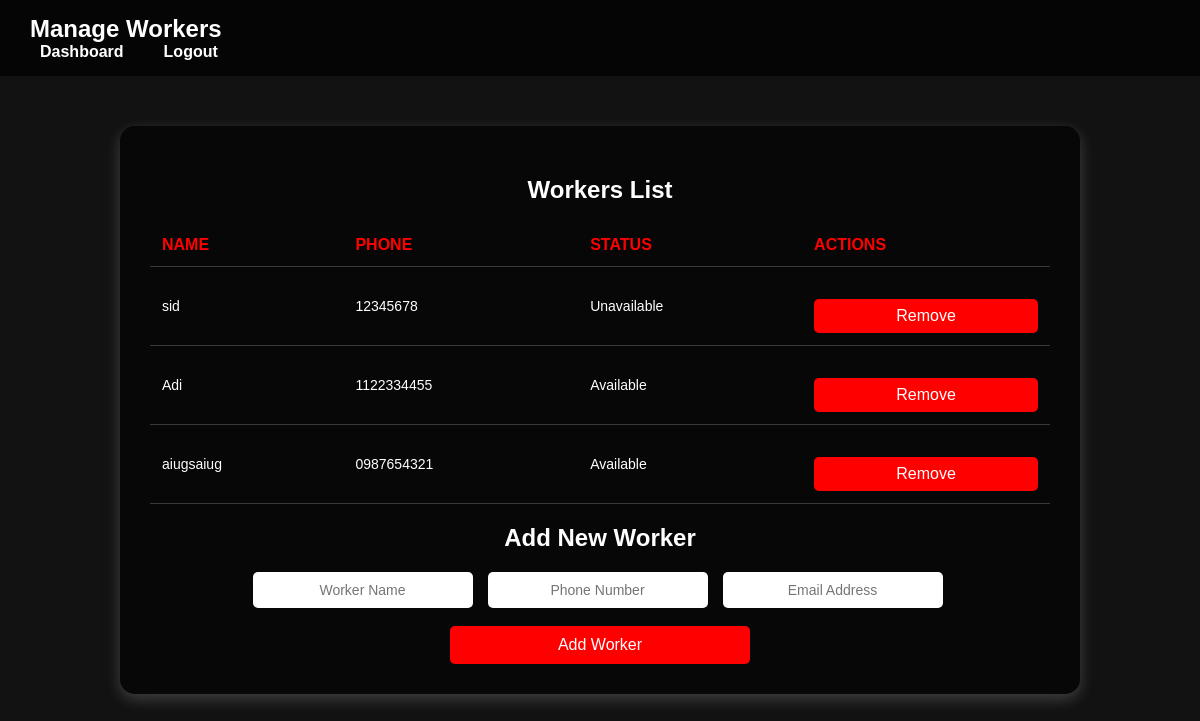
Screenshot of /manage-workers/ (signed in) with the database file from the repository.
### myapp/models.py (models this page shows, shortened)
class Worker(models.Model):
    garage = models.ForeignKey('Garage', on_delete=models.CASCADE)
    name = models.CharField(max_length=100)
    phone = models.CharField(max_length=15)
    email = models.EmailField(null=True, blank=True)
    STATUS_CHOICES = [
        ('available', 'Available'),
        ('assigned', 'Assigned'),
        ('unavailable', 'Unavailable'),
    ]
    status = models.CharField(max_length=11, choices=STATUS_CHOICES, default='available')
    current_request = models.ForeignKey('Request', null=True, blank=True, on_delete=models.SET_NULL, related_name='assigned_worker')  # Add related_name
    is_active = models.BooleanField(default=True)  # This is the toggle

### myapp/views.py (the view, shortened to what this page needs)
# urls.py: path('manage-workers/', views.manage_workers, name='manage_workers'),
def manage_workers(request):
    garage_id = request.session.get('garage_id')
    if not garage_id:
        return redirect('garage_owner_login')
    garage = Garage.objects.get(id=garage_id)
    workers = Worker.objects.filter(garage=garage)  # Fetch all workers of this garage
    return render(request, 'manage_worker.html', {'garage': garage, 'workers': workers})

### templates/manage_worker.html (shortened to what this page needs)
{% load static %}
<!DOCTYPE html>
<html lang="en">
<head>
    <link rel="stylesheet" href="{% static 'css/manage_workers.css' %}">
</head>
<body>
    <header>
        <nav>
            <h1>Manage Workers</h1>
            <ul>
                <li><a href="{% url 'garage_dashboard' %}">Dashboard</a></li>
                <li><a href="{% url 'logout' %}">Logout</a></li>
            </ul>
        </nav>
    </header>
    <section class="worker-management">
        <h2>Workers List</h2>
        <table>
            <tr>
                <th>Name</th>
                <th>Phone</th>
                <th>Status</th>
                <th>Actions</th>
            </tr>
            {% for worker in workers %}
            <tr>
                <td>{{ worker.name }}</td>
                <td>{{ worker.phone }}</td>
                <td>{{ worker.get_status_display }}</td>
                <td>
                    <form action="{% url 'remove_worker' worker.id %}" method="POST">
                        <button type="submit" class="btn-delete">Remove</button>
                    </form>
                </td>
            </tr>
            {% empty %}
            <tr>
                <td colspan="4">No workers added yet.</td>
            </tr>
            {% endfor %}
        </table>
        <h2>Add New Worker</h2>
        <form action="{% url 'add_worker' %}" method="POST">
            <input type="text" name="name" placeholder="Worker Name" required>
            <input type="tel" name="phone" placeholder="Phone Number" pattern="[\+0-9\-\(\)\s]{10,15}" required>
            <input type="email" name="email" placeholder="Email Address" required>
            <button type="submit">Add Worker</button>
        </form>
    </section>
</body>
</html>

### static/css/manage_workers.css (style rules this page uses)
body, html { font-family: 'Poppins', sans-serif; margin: 0; padding: 0; background-color: #121212; color: white; height: 100%; }
header { background: rgba(0, 0, 0, 0.7); padding: 15px 30px; display: flex; align-items: center; justify-content: space-between; }
header h1 { margin: 0; font-size: 24px; color: white; }
nav ul { list-style: none; display: flex; gap: 20px; margin: 0; padding: 0; }
nav ul li { display: inline; }
nav ul li a { color: white; text-decoration: none; font-weight: 600; transition: color 0.3s, transform 0.2s; padding: 10px; }
.worker-management { width: 90%; max-width: 900px; margin: 50px auto; background: rgba(0, 0, 0, 0.6); padding: 30px; border-radius: 15px; text-align: center; box-shadow: 0 5px 15px rgba(255, 255, 255, 0.2); }
table { width: 100%; border-collapse: collapse; margin-top: 20px; }
th, td { padding: 12px; border-bottom: 1px solid rgba(255, 255, 255, 0.2); text-align: left; }
th { color: red; font-size: 16px; text-transform: uppercase; }
td { font-size: 14px; }
.btn-delete { background: red; color: white; border: none; padding: 8px 12px; cursor: pointer; transition: background 0.3s; border-radius: 5px; margin: 0 auto; display: block; }
form { margin-top: 20px; display: flex; flex-direction: row; justify-content: center; gap: 10px; flex-wrap: wrap; }
input[type="text"], input[type="email"], input[type="tel"] { width: 200px; padding: 10px; border: none; border-radius: 5px; font-size: 14px; text-align: center; margin-right: 5px; margin-bottom: -2px; }
button { background: red; color: white; border: none; padding: 10px 10px; cursor: pointer; transition: background 0.3s; border-radius: 5px; font-size: 16px; margin-top: 10px; width: 100%; max-width: 300px; margin-left: auto; margin-right: auto; }

### rows the page displays
Worker: name "sid", phone "12345678", status "Unavailable"
Worker: name "Adi", phone "1122334455", status "Available"
Worker: name "aiugsaiug", phone "0987654321", status "Available"
